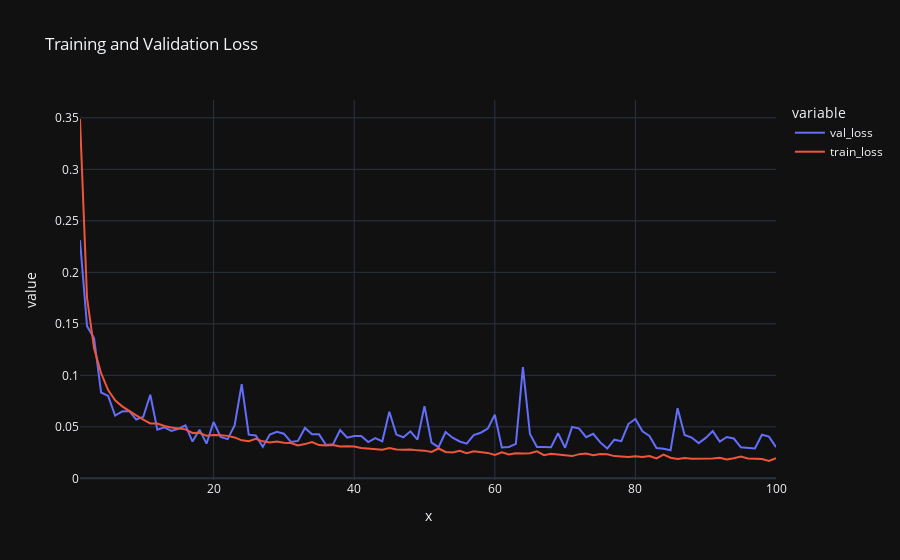

Source (notebook cell):
### Code cell
plt.figure(figsize = (12, 6))

train_loss = model_history.history['loss']
val_loss = model_history.history['val_loss'] 
epoch = range(1, 101)

loss = pd.DataFrame({'train_loss' : train_loss, 'val_loss' : val_loss})

px.line(data_frame = loss, x = epoch, y = ['val_loss', 'train_loss'], title = 'Training and Validation Loss',
        template = 'plotly_dark')
